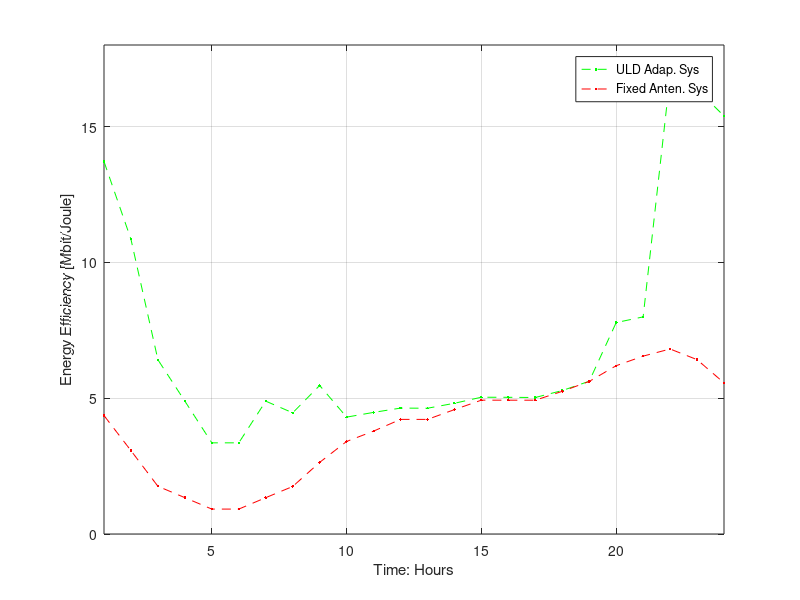
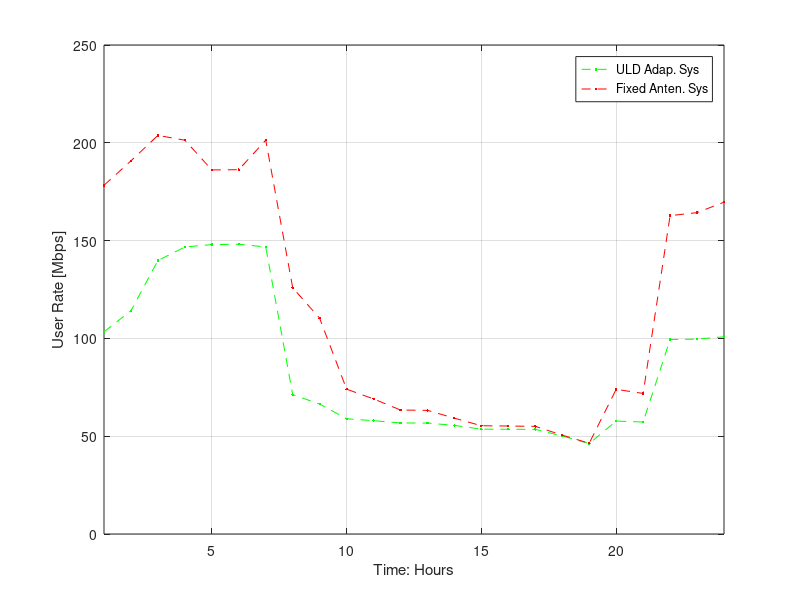
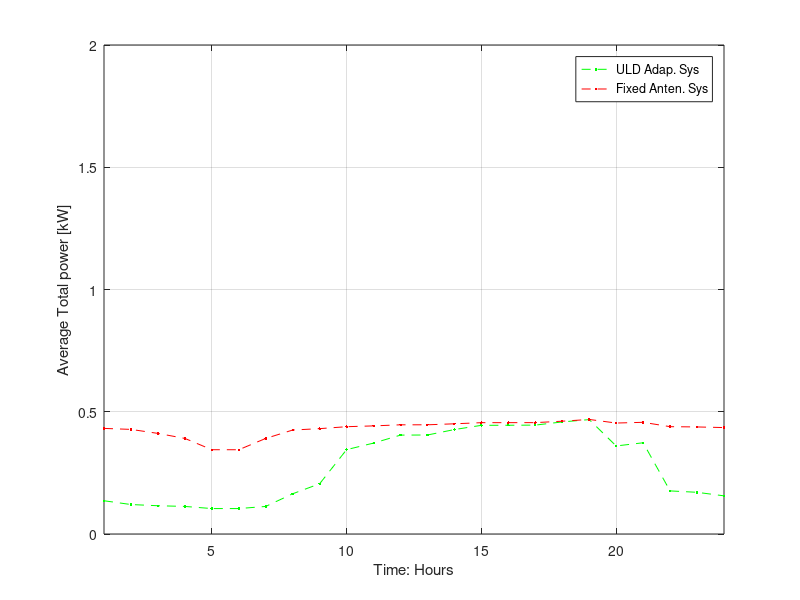
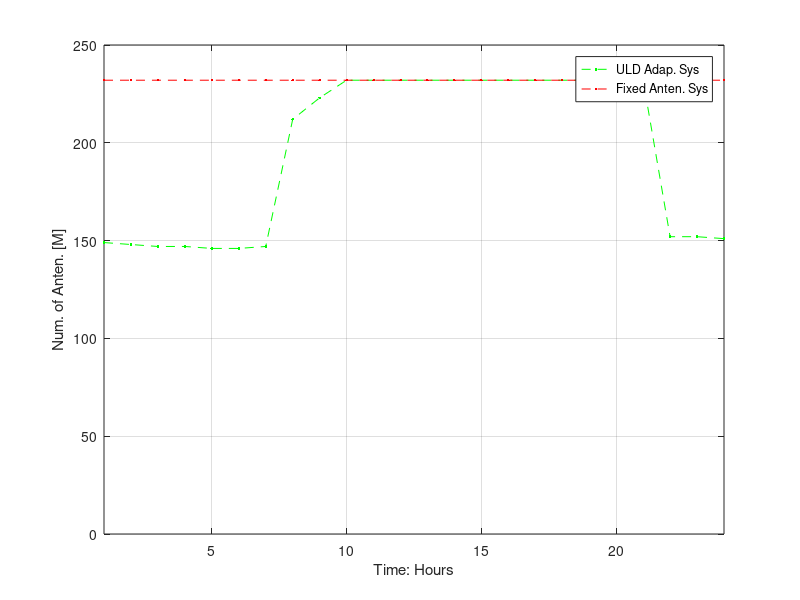

Source code (MATLAB) for these figures, in order:
%% Secnario A Results
clear all; close all; clc;
load('Res_Scenario_B.mat');

% Average EE Comparison 
figure
hold on; box on;
plot(1:24,AvgEEperBS/1e6,'.--g')
plot(1:24,AvgEEperBS_Fix/1e6,'.--r')
grid on
xlim([1 24])
ylim([0 18])
legend('ULD Adap. Sys', 'Fixed Anten. Sys','location','best')
ylabel('Energy Efficiency [Mbit/Joule]')
xlabel('Time: Hours');

% Average User Rate Comparison 
figure
hold on; box on; grid on;
set(gca,'fontsize',10)
plot(1:24,AvgURperBS/1e6,'.--g')
plot(1:24,AvgURperBS_Fix/1e6,'.--r')
xlim([1 24])
ylim([0 250])
legend('ULD Adap. Sys', 'Fixed Anten. Sys','location','best')
ylabel('User Rate [Mbps]')
xlabel('Time: Hours');

% Average Total Power Comparison 
figure
hold on; box on; grid on;
set(gca,'fontsize',10)
plot(1:24,AvgPtotperBS/1e3,'.--g')
plot(1:24,AvgPtotperBS_Fix/1e3,'.--r')
xlim([1 24])
ylim([0 2])
legend('ULD Adap. Sys', 'Fixed Anten. Sys','location','best')
ylabel('Average Total power [kW]')
xlabel('Time: Hours');

%%

% Hourly Num of Antennas
figure
hold on; box on; grid on;
set(gca,'fontsize',10)
plot(1:24,Mmax_h,'.--g')
plot(1:24,MgOpt*ones(1,24),'.--r')
xlim([1 24])
ylim([0 250])
legend('ULD Adap. Sys', 'Fixed Anten. Sys','location','best')
ylabel('Num. of Anten. [M]')
xlabel('Time: Hours');


%% Weighted Average Hourly Num of Antennas

figure
hold on; box on; grid on;
set(gca,'fontsize',10)
plot(1:24,WA_Mopt_h,'.--g')
plot(1:24,MgOpt*ones(1,24),'.--r')
xlim([1 24])
ylim([0 250])
legend('ULD Adap. Sys', 'Fixed Anten. Sys','location','best')
ylabel('WA Num. of Anten. [M]')
xlabel('Time: Hours');



%%





%% % Paper Figures 

load('Res_Scenario_A.mat');
Rmax = 0.5; Rmin = 0.035;
Cell_Area = 3*sqrt(3)*(Rmax)^2/2 - pi*(Rmin)^2;
Energy_per_Area_Fix = (mean(AvgPtotperBS_Fix)*60*60*(1/1e6))/Cell_Area;
Energy_per_Area_Ada = (mean(AvgPtotperBS)*60*60*(1/1e6))/Cell_Area;
disp(['Energy_per_Area_Fix  = ' num2str(Energy_per_Area_Fix) ' MWh/km2']);
disp(['Energy_per_Area_Ada  = ' num2str(Energy_per_Area_Ada) ' MWh/km2']);


%%
% Hourly Num of Antennas
load('Res_Scenario_A.mat');
Mavg_DH = MgOpt-mean(Mmax_h(8:21));
Mavg_NH = MgOpt - mean(Mmax_h([1:7 22:24]));
disp ('--------------------------------------------')
disp(['MgOpt = ' num2str(MgOpt)]);
disp ('For Scenario (A), Mavg can be turned OFF at:')
disp (['Daylight hours = ' num2str(Mavg_DH) ', Night hours = '  num2str(Mavg_NH)])

load('Res_Scenario_B.mat');
disp ('--------------------------------------------')
disp(['MgOpt = ' num2str(MgOpt)]);
disp ('For Scenario (B), Mavg can be turned OFF at:')
Mavg_DH = MgOpt-mean(Mmax_h(8:21));
Mavg_NH = MgOpt - mean(Mmax_h([1:7 22:24]));
disp (['Daylight hours = ' num2str(Mavg_DH) ', Night hours = '  num2str(Mavg_NH)])
disp ('--------------------------------------------')

%% 
figure
hold on; box on; 
set(gca,'fontsize',12)

load('Res_Scenario_B.mat');
plot(1:24,MgOpt*ones(1,24),'-r','linewidth',1.2)

load('Res_Scenario_A.mat');
plot(1:24,MgOpt*ones(1,24),'-b','linewidth',1.2)


load('Res_Scenario_B.mat');
plot(1:24,Mmax_h,'--or','linewidth',1.2 )

load('Res_Scenario_A.mat');
plot(1:24,Mmax_h,'--xb','linewidth',1.2 )

xlim([1 24])
set(gca, 'XTick', 2:2:24)
ylim([50 250])

legend('Fixed Sys. Scenario B','Fixed Sys. Scenario A','Adap. Sys. Scenario B','Adap. Sys. Scenario A' ,'location', 'best')

ylabel('Max Number of Antennas')
xlabel('Time: Hours');


%% AVG M


figure
hold on; box on; 
set(gca,'fontsize',12)

load('Res_Scenario_B.mat');
plot(1:24,MgOpt*ones(1,24),'-r','linewidth',1.2)

load('Res_Scenario_A.mat');
plot(1:24,MgOpt*ones(1,24),'-b','linewidth',1.2)


load('Res_Scenario_B.mat');
plot(1:24,WA_Mopt_h,'--or','linewidth',1.2 )

load('Res_Scenario_A.mat');
plot(1:24,WA_Mopt_h,'--xb','linewidth',1.2 )

xlim([1 24])
set(gca, 'XTick', 2:2:24)
ylim([0 250])

legend('Fixed Sys. Scenario B','Fixed Sys. Scenario A','Adap. Sys. Scenario B','Adap. Sys. Scenario A' ,'location', 'best')

ylabel('Average Number of Antennas')
xlabel('Time: Hours');

set(gcf, 'Position', [500 500 900 500])




%% Hourly Num of Antennas
load('Res_Scenario_A.mat');
Mavg_DH = MgOpt - mean(WA_Mopt_h(8:21));
Mavg_NH = MgOpt - mean(WA_Mopt_h([1:7 22:24]));
disp ('--------------------------------------------')
disp(['MgOpt = ' num2str(MgOpt)]);
disp ('For Scenario (A), Mavg can be turned OFF at:')
disp (['Daylight hours = ' num2str(Mavg_DH) ', Night hours = '  num2str(Mavg_NH)])

load('Res_Scenario_B.mat');
disp ('--------------------------------------------')
disp(['MgOpt = ' num2str(MgOpt)]);
disp ('For Scenario (B), Mavg can be turned OFF at:')
Mavg_DH = MgOpt - mean(WA_Mopt_h(8:21));
Mavg_NH = MgOpt - mean(WA_Mopt_h([1:7 22:24]));
disp (['Daylight hours = ' num2str(Mavg_DH) ', Night hours = '  num2str(Mavg_NH)])
disp ('--------------------------------------------')



%% Hourly Num of Antennas
load('Res_Scenario_A.mat');
Mavg_24hr = MgOpt - mean(WA_Mopt_h);
disp ('--------------------------------------------')
disp(['MgOpt = ' num2str(MgOpt)]);
disp ('For Scenario (A), Mavg can be turned OFF at:')
disp (['24 hours = ' num2str(Mavg_24hr)])
Mavg_24hr/MgOpt


load('Res_Scenario_B.mat');
disp ('--------------------------------------------')
disp(['MgOpt = ' num2str(MgOpt)]);
disp ('For Scenario (B), Mavg can be turned OFF at:')
Mavg_24hr = MgOpt - mean(WA_Mopt_h);
disp (['24 hours = ' num2str(Mavg_24hr)])
disp ('--------------------------------------------')
Mavg_24hr/MgOpt


